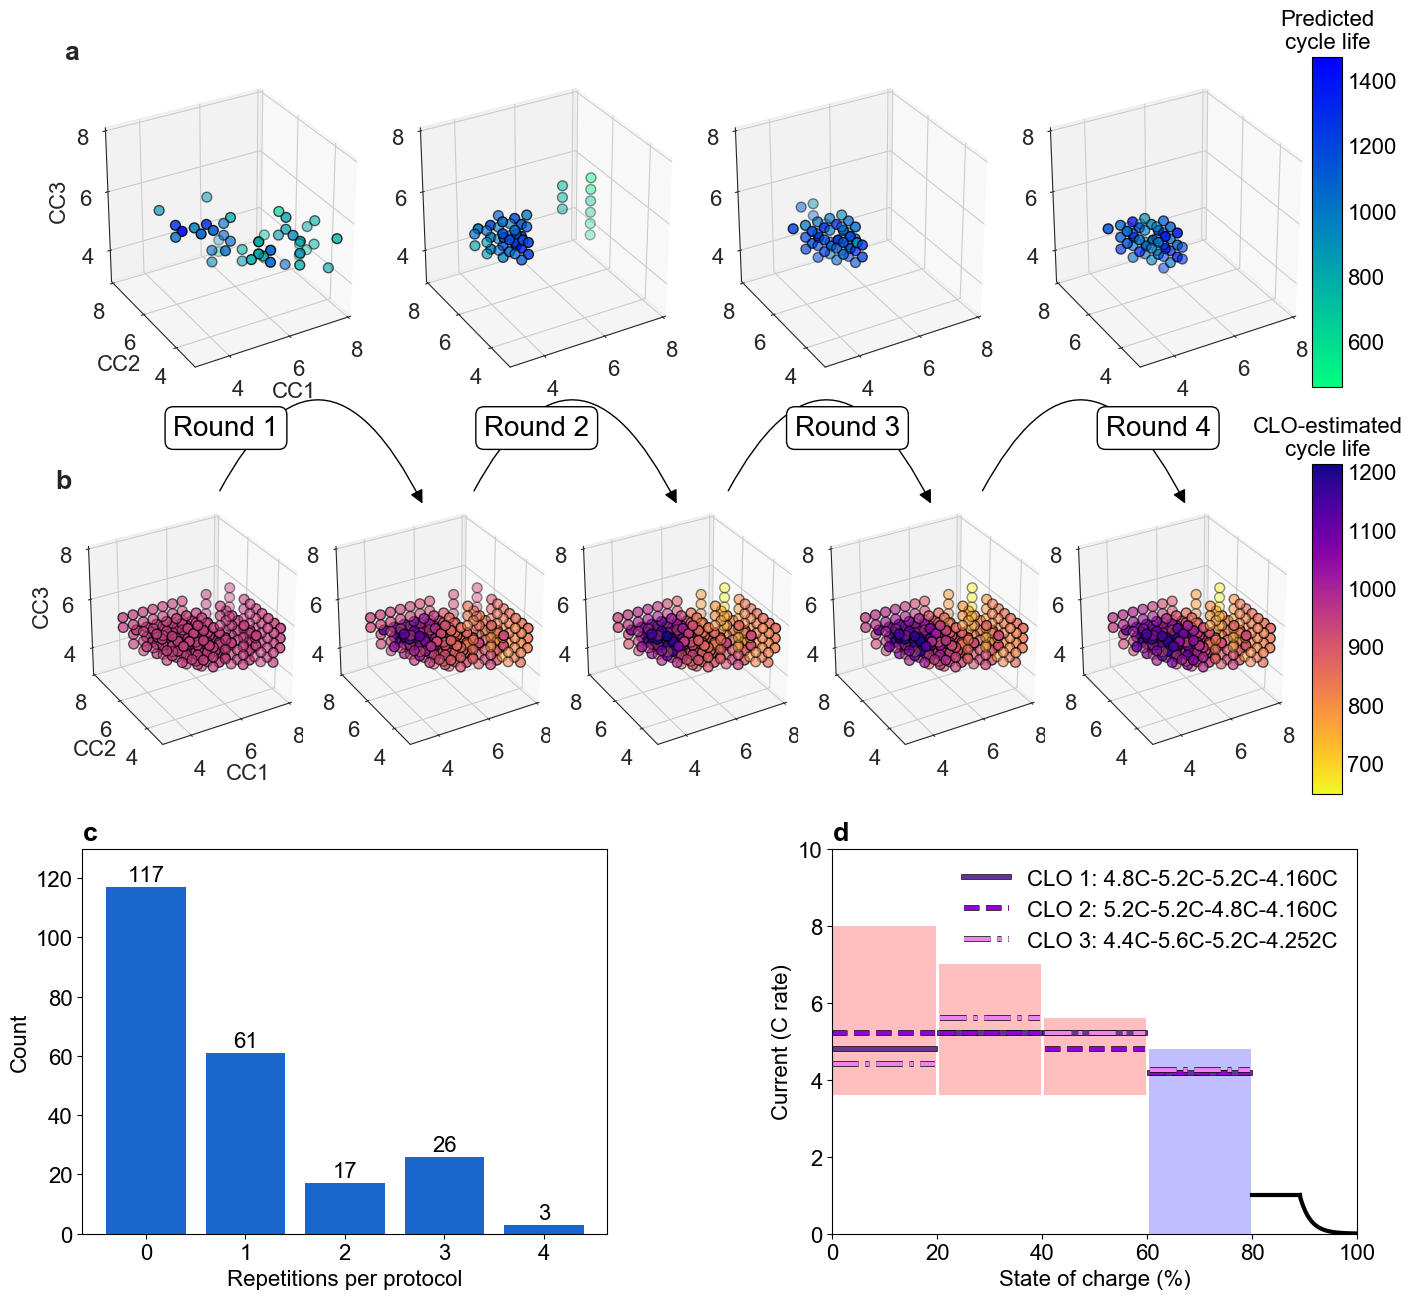

This figure's Python source:
#!/usr/bin/env python3
# -*- coding: utf-8 -*-
"""
Created on Sun Oct 14 14:02:51 2018

@author: peter

For manual axis sizing: See lines:
    - ax = fig.add_axes([0.27+0.3*(k-1),0.55,0.4,0.4],projection='3d')
    - 
"""

import numpy as np
import matplotlib.pyplot as plt
from matplotlib import rcParams

import matplotlib
import matplotlib.cm as cm
from mpl_toolkits.mplot3d import Axes3D
from mpl_toolkits.axes_grid1 import make_axes_locatable
import seaborn as sns
import matplotlib.patheffects as pe

import glob
import pickle

fig, axes = plt.subplots(3,3,figsize=(16,16))
axes[0,0].set_axis_off()
axes[0,1].set_axis_off()
axes[0,2].set_axis_off()
axes[1,0].set_axis_off()
axes[1,1].set_axis_off()
axes[1,2].set_axis_off()
axes[2,0].set_axis_off()
axes[2,1].set_axis_off()
axes[2,2].set_axis_off()


fig.set_size_inches(w=15,h=11)

FS = 16
LW = 3

rcParams['pdf.fonttype'] = 42
rcParams['ps.fonttype'] = 42
rcParams['font.size'] = FS
rcParams['axes.labelsize'] = FS
rcParams['xtick.labelsize'] = FS
rcParams['ytick.labelsize'] = FS
rcParams['font.sans-serif'] = ['Arial']


def text(x1,y1,x2,y2,k):
    ax.annotate("Round "+str(k+1), xy=(x2, y1), xycoords='figure fraction',
                xytext=(x1, y1), textcoords='figure fraction',
                size=20, va="center", ha="center",
                bbox=dict(boxstyle="round", fc="w"))

def arrow(x1,y1,x2,y2):
    ax.annotate("", xy=(x2, y1), xycoords='figure fraction',
                xytext=(x1, y1), textcoords='figure fraction',
                size=20, va="center", ha="center",
                bbox=dict(boxstyle="round4", fc="w"),
                arrowprops=dict(arrowstyle="-|>",
                                connectionstyle="arc3,rad=-1",
                                relpos=(1., 0.),fc="k"))

##############################################################################
# PLOTTING PARAMETERS
batches_to_plot = [0,1,2,3]

colormap = 'winter_r'
el, az = 30, 240
point_size = 50
num_policies = 224
seed = 0
##############################################################################

# IMPORT RESULTS
# Get folder path containing files
file_list = sorted(glob.glob('./pred/[0-9].csv'))
data = []
min_lifetime = 10000
max_lifetime = -1
for k,file_path in enumerate(file_list):
    data.append(np.genfromtxt(file_path, delimiter=','))
    min_lifetime = min(np.min(data[k][:,4]),min_lifetime)
    max_lifetime = max(np.max(data[k][:,4]),max_lifetime)

## MAKE SUBPLOTS
for k, batch_idx in enumerate(batches_to_plot):
    with sns.axes_style('white'):
        ax = fig.add_axes([0.26+0.21*(k-1),0.82,0.29,0.29],projection='3d')
        #ax = fig.add_subplot(1, len(batches_to_plot), k+1, projection='3d')
        #ax = plt.subplot(2, len(batches_to_plot), k+1, projection='3d')
    ax.set_aspect('equal')
    
    ## PLOT POLICIES
    policy_subset = data[k][:,0:4]
    lifetime_subset = data[k][:,4]
    if np.size(lifetime_subset):
        with plt.style.context(('classic')):
            plt.set_cmap(colormap)
            ax.scatter(policy_subset[:,0],policy_subset[:,1],\
                       policy_subset[:,2],vmin=min_lifetime,vmax=max_lifetime,\
                       c=lifetime_subset.ravel(),zorder=2,s=point_size)
    
    ax.set_xlim([3, 8]), ax.set_ylim([3, 8]), ax.set_zlim([3, 8])
    ax.set_xticks([4,6,8]), ax.set_xticklabels([4,6,8])
    ax.set_yticks([4,6,8]), ax.set_yticklabels([4,6,8])
    ax.set_zticks([4,6,8]), ax.set_zticklabels([4,6,8])
    
    if k==0:
        ax.set_xlabel('CC1',fontsize=FS) 
        ax.set_ylabel('CC2',fontsize=FS)
        ax.set_zlabel('CC3',fontsize=FS,rotation=90)
        ax.set_title('a', loc='left', weight='bold')
    #ax.set_title('Before batch '+str(batch_idx))
    
    ax.view_init(elev=el, azim=az)


# ADD COLORBAR
#plt.tight_layout()
#plt.subplots_adjust(left=0.02,right=0.92)

cbar_ax = fig.add_axes([0.92, 0.82, 0.02, 0.3]) # [left, bottom, width, height]
norm = matplotlib.colors.Normalize(min_lifetime, max_lifetime)
m = plt.cm.ScalarMappable(norm=norm, cmap=colormap)
m.set_array([])

cbar = plt.colorbar(m, cax=cbar_ax)
cbar.ax.tick_params(labelsize=FS,length=0)
cbar.ax.set_title('Predicted\ncycle life',fontsize=FS)


########## 3b ##########
##############################################################################
# PLOTTING PARAMETERS
batches_to_plot = [0,1,2,3,4]

colormap = 'plasma_r'
el, az = 30, 240
point_size = 50
seed = 0
##############################################################################

# IMPORT RESULTS
# Get folder path containing pickle files
file_list = sorted(glob.glob('./bounds/[0-9]_bounds.pkl'))
data = []
min_lifetime = 10000
max_lifetime = -1
for file in file_list:
    with open(file, 'rb') as infile:
        param_space, ub, lb, mean = pickle.load(infile)
        data.append(mean)
        min_lifetime = min(np.min(mean),min_lifetime)
        max_lifetime = max(np.max(mean),max_lifetime)
        
        
## MAKE SUBPLOTS
for k, batch_idx in enumerate(batches_to_plot):
    with sns.axes_style('white'):
        if k==0:
            ax = fig.add_axes([0.05,0.48,0.24,0.24],projection='3d')
            ax.set_title('b', loc='left', weight='bold')
        else:
            ax = fig.add_axes([0.05+0.165*k,0.48,0.24,0.24],projection='3d')
        #ax = plt.subplot(2, len(batches_to_plot), k+1, projection='3d')
    ax.set_aspect('equal')
    
    ## PLOT POLICIES
    CC1 = param_space[:,0]
    CC2 = param_space[:,1]
    CC3 = param_space[:,2]
    lifetime = data[batch_idx][:]
    with plt.style.context(('classic')):
        plt.set_cmap(colormap)
        ax.scatter(CC1,CC2,CC3, s=point_size, c=lifetime.ravel(),
               vmin=min_lifetime, vmax=max_lifetime)
    
    ax.set_xlim([3, 8]), ax.set_ylim([3, 8]), ax.set_zlim([3, 8])
   
    if k == 0:
        ax.set_xlabel('CC1',fontsize=FS)
        ax.set_ylabel('CC2',fontsize=FS)
        ax.set_zlabel('CC3',fontsize=FS,rotation=90)
    #ax.set_title('Before batch '+str(batch_idx))
    
    
    ax.view_init(elev=el, azim=az)

# ADD COLORBAR
cbar_ax = fig.add_axes([0.92, 0.45, 0.02, 0.3]) # [left, bottom, width, height]
norm = matplotlib.colors.Normalize(min_lifetime, max_lifetime)
m = plt.cm.ScalarMappable(norm=norm, cmap=colormap)
m.set_array([])

cbar = plt.colorbar(m, cax=cbar_ax)
cbar.ax.tick_params(labelsize=FS,length=0)
cbar.ax.set_title('CLO-estimated\ncycle life',fontsize=FS)


## ADD ARROWS
margin = 0.18
arrow(0.15,0.61,0.3,0.5)
arrow(0.33,0.61,0.48,0.5)
arrow(0.51,0.61,0.66,0.5)
arrow(0.69,0.61,0.84,0.5)

#arrow(0.15+0.18,0.61,0.25+0.18,0.61)
#arrow(0.15+2*0.18,0.61,0.25+2*0.18,0.61)
#arrow(0.15+3*0.18,0.61,0.25+3*0.18,0.61)
for k in np.arange(4):
    text(0.16+0.22*k,0.67,0.18+0.22*k,0.67,k)


########## 3c ##########
num_batches=5 # 4 batches, plus one

ax7 = fig.add_axes([0.1,0.05,0.35,0.35])
ax8 = fig.add_axes([0.6,0.05,0.35,0.35])

data = []
file_list = sorted(glob.glob('./pred/[0-9].csv'))
for k,file_path in enumerate(file_list):
    data.append(np.genfromtxt(file_path, delimiter=','))

policies = np.genfromtxt('policies_all.csv', delimiter=',')

isTested = np.zeros(len(policies))

for k, pol in enumerate(policies):
    for batch in data:
        for row in batch:
            if (pol==row[0:4]).all():
                isTested[k] += 1

pol_reps = np.zeros(num_batches)

for k in np.arange(num_batches):
    pol_reps[k] = sum(isTested==k)

ax7.bar(np.arange(num_batches),pol_reps,tick_label = ['0','1','2','3','4'],\
        align='center',color=[0.1,0.4,0.8])

# Add labels to bar plot
all_black_labels = True
if all_black_labels:
    for k, pol_rep in enumerate(pol_reps):
        ax7.text(k, pol_rep+2, str(int(pol_rep)), horizontalalignment='center', fontsize=FS)
        
    ax7.set_ylim([0,130])
else:
    for k, pol_rep in enumerate(pol_reps[:-1]):
        #ax7.text(k, pol_rep+2, str(int(pol_rep)), horizontalalignment='center', fontsize=FS)
        ax7.text(k, pol_rep-7, str(int(pol_rep)), 
                 color='white',horizontalalignment='center', fontsize=FS)
    ax7.text(4, pol_reps[k+1]+2, str(int(pol_reps[k+1])), horizontalalignment='center', fontsize=FS)

ax7.set_xlabel('Repetitions per protocol',fontsize=FS)
ax7.set_ylabel('Count',fontsize=FS)
ax7.set_title('c', loc='left', weight='bold')

########## 3d ##########
filename = 'predictions.csv'
pred_data = np.genfromtxt(filename, delimiter=',',skip_header=1)

validation_policies = pred_data[:,0:3]

### I vs SOC

LW = 3
tol = 0.5

# Initialize axis limits
ax8.set_xlim([0,100])
ax8.set_ylim([0,10])

ax8.set_xlabel('State of charge (%)',fontsize=FS)
ax8.set_ylabel('Current (C rate)',fontsize=FS)

ax8.set_xticks(np.arange(0,101,20))

"""
# Add grey lines
C1list = [3.6, 4.0, 4.4, 4.8, 5.2, 5.6, 6.0, 7.0, 8.0]
C2list = [3.6, 4.0, 4.4, 4.8, 5.2, 5.6, 6.0, 7.0]
C3list = [3.6, 4.0, 4.4, 4.8, 5.2, 5.6]

for c1 in C1list:
    ax1.plot([0,20-tol], [c1,c1], linewidth=2, color='grey')
for c2 in C2list:
    ax1.plot([20+tol,40-tol],[c2,c2], linewidth=2, color='grey')
for c3 in C3list:
    ax1.plot([40+tol,60-tol],[c3,c3], linewidth=2, color='grey')
"""
    
# Add bands
ax8.axvspan(0,      20-tol/2, ymin=0.36, ymax=0.8,  facecolor='red', alpha=0.25, edgecolor=None)
ax8.axvspan(20+tol/2, 40-tol/2, ymin=0.36, ymax=0.7,  facecolor='red', alpha=0.25, edgecolor=None)
ax8.axvspan(40+tol/2, 60-tol/2, ymin=0.36, ymax=0.56, facecolor='red', alpha=0.25, edgecolor=None)
ax8.axvspan(60+tol/2, 80-tol/2, ymin=0,    ymax=0.48, facecolor='blue', alpha=0.25, edgecolor=None)

# Add 1C charging
ax8.plot([80,89],[1,1], linewidth=LW, color='black')
x = np.linspace(89,100,100)
y = np.exp(-0.5*(x-89))
ax8.plot(x,y, linewidth=LW, color='black')

# Plot protocols
idx_subset = [2,3,1]
valpol_subset = validation_policies[idx_subset,:]
color_subset  = ['rebeccapurple','darkviolet','violet']
styles        = ['-','--','-.']
paths         = [4,4,4]
labels        = ['CLO 1: 4.8C-5.2C-5.2C-4.160C',
                 'CLO 2: 5.2C-5.2C-4.8C-4.160C',
                 'CLO 3: 4.4C-5.6C-5.2C-4.252C']

for k, pol in enumerate(valpol_subset):
    CC1 = pol[0]
    CC2 = pol[1]
    CC3 = pol[2]
    CC4 = 0.2/(1/6 - (0.2/CC1 + 0.2/CC2 + 0.2/CC3))
    
    c = color_subset[k]
    s = styles[k]
    l = labels[k]
    
    CC = [CC2,CC3,CC4]
    
    # Plot
    ax8.plot([0,20-tol], [CC1,CC1], linewidth=LW, color=c, ls=s,label=l,
             path_effects=[pe.Stroke(linewidth=paths[k], foreground='k'), pe.Normal()])
    for k2, CCstep in enumerate(CC):
        ax8.plot([20*(k2+1)+tol,20*(k2+2)-tol],[CCstep,CCstep], linewidth=LW, color=c, ls=s,
                 path_effects=[pe.Stroke(linewidth=paths[k], foreground='k'), pe.Normal()])
        
        """
        ax1.plot([0,20-tol], [CC1,CC1], linewidth=LW, color=c, ls=s,label=l,
                 path_effects=[pe.Stroke(linewidth=4, foreground='k'), pe.Normal()])
        ax1.plot([20+tol,40-tol],[CC2,CC2], linewidth=LW, color=c, ls=s,
                 path_effects=[pe.Stroke(linewidth=4, foreground='k'), pe.Normal()])
        ax1.plot([40+tol,60-tol],[CC3,CC3], linewidth=LW, color=c, ls=s,
                 path_effects=[pe.Stroke(linewidth=4, foreground='k'), pe.Normal()])
        ax1.plot([60+tol,80-tol],[CC4,CC4], linewidth=LW, color=c, ls=s,
                 path_effects=[pe.Stroke(linewidth=4, foreground='k'), pe.Normal()])
        """

ax8.legend(frameon=False)
ax8.set_title('d', loc='left', weight='bold')

#plt.tight_layout()
plt.savefig('fig3_v5.png',bbox_inches='tight')
plt.savefig('fig3_v5.pdf',bbox_inches='tight',format='pdf')